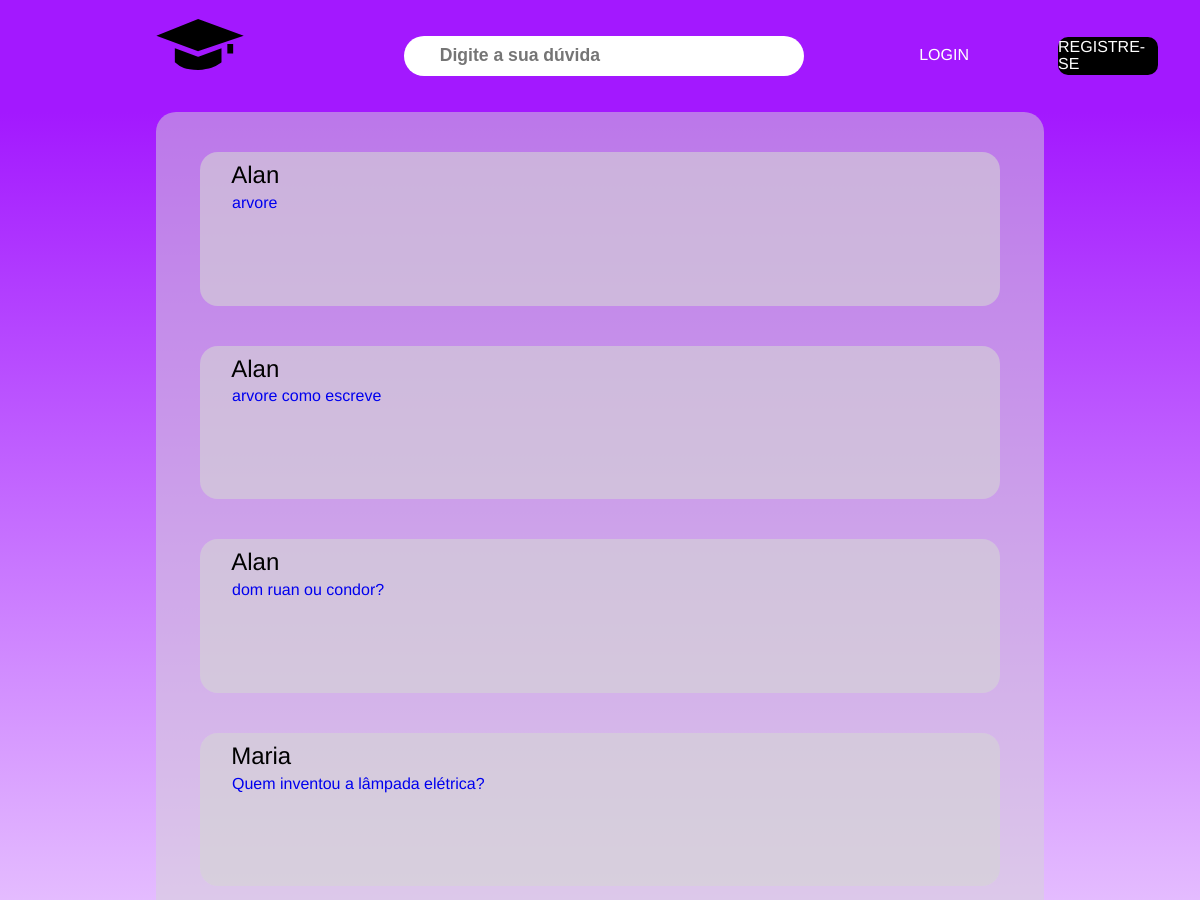
The app's page /pesquisa (upper part), older data.
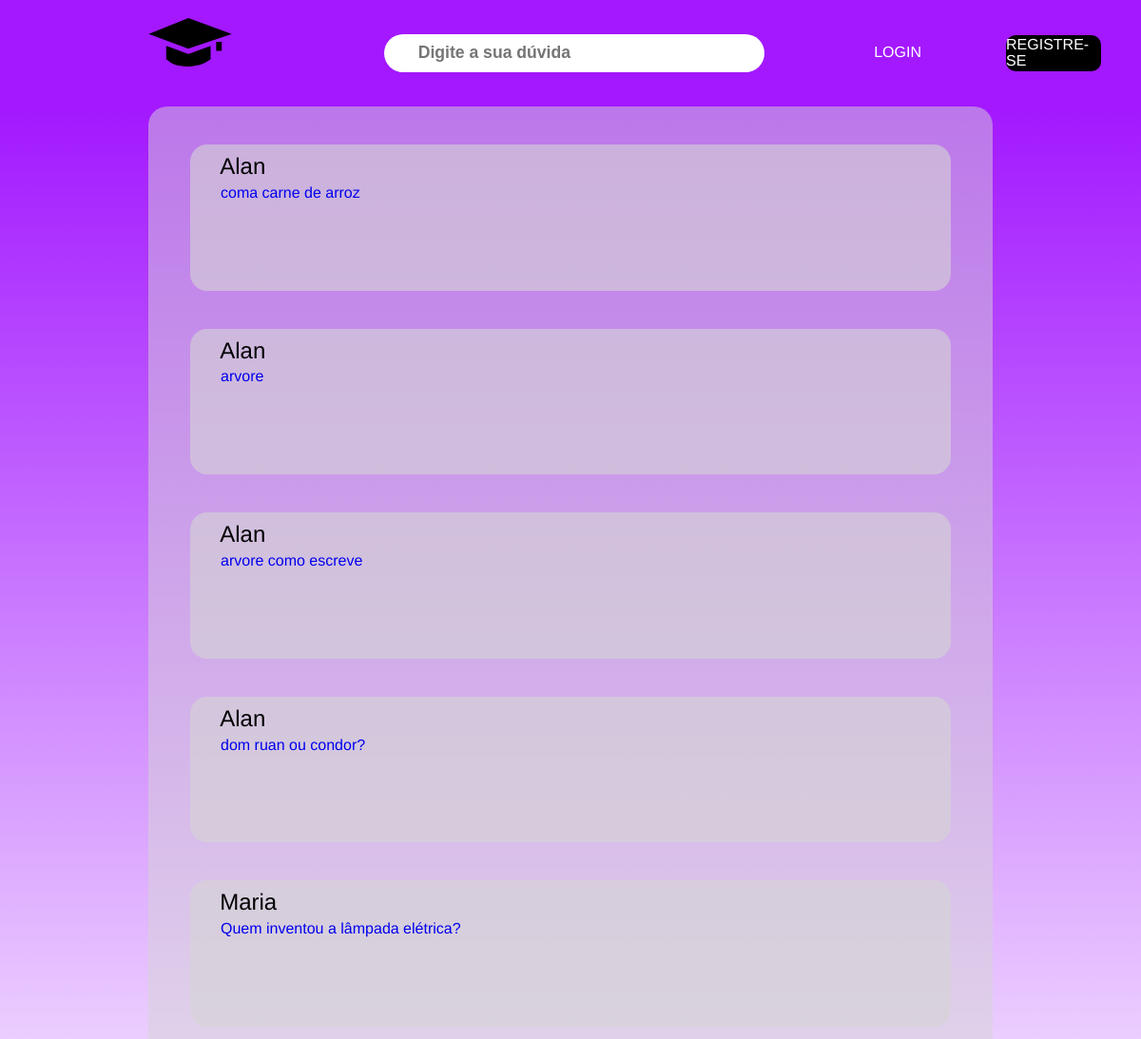
The same page, newer data.
### tables this page shows
CREATE TABLE pergunta (
                id INTEGER PRIMARY KEY AUTOINCREMENT,
                id_usuario INTEGER NOT NULL,
                pergunta TEXT NOT NULL,
                data_criacao TIMESTAMP DEFAULT CURRENT_TIMESTAMP,
                FOREIGN KEY (id_usuario) REFERENCES usuario(id)
            );

CREATE TABLE usuario (
                id INTEGER PRIMARY KEY AUTOINCREMENT,
                nome TEXT NOT NULL,
                email TEXT NOT NULL UNIQUE,
                senha TEXT NOT NULL,
                faculdade TEXT,
                curso TEXT,
                telefone TEXT,
                foto_perfil TEXT
            );

### controles_de_rota.py (the view)
@unajuda.route('/pesquisa')
def pesquisa():
    db = get_db()
    query = request.args.get('query', '').strip()
    if query:
        perguntas_respostas = obter_perguntas_com_respostas_e_nome_usuario(db, query)
    else:
        perguntas_respostas = obter_perguntas_com_respostas_e_nome_usuario(db)
    perguntas = []
    usuario_logado_id = session.get('usuario_id')
    for pergunta_id, dados in perguntas_respostas.items():
        usuario_id = dados.get('usuario_id')
        nome_usuario = "Você" if usuario_id == usuario_logado_id else dados['nome_usuario']
        perguntas.append({
            "id": pergunta_id,
            "pergunta": dados['pergunta'],
            "nome_usuario": nome_usuario
        })
    return render_template('pagina-pesquisa.html', perguntas=perguntas)

### controles_de_rota.py (called while the page is built, shortened)
def get_db():
    if 'db' not in g:
        g.db = sqlite3.connect('usuario.db', check_same_thread=False)
    return g.db

def make_session_permanent():
    session.permanent = True

### templates/pagina-pesquisa.html (shortened to what this page needs)
<!DOCTYPE html>
<html lang="pt-br">
<head>
    <link rel="stylesheet" href="../static/style/pagina_pesquisa/pagina-pesquisa.css">
    <link rel="stylesheet" href="../static/style/reset.css">
    <link rel="stylesheet" href="../static/style/style.css">
</head>
<body>
    <main class="pesquisa__main">
        <div class="center">
            <div class="pesquisa__header">
                <div class="pesquisa__logo">
                    <a href="/"><img src="../static/img/Logo_minimizada.svg" alt=""></a>
                </div>
                <div>
                    <form action="/pesquisa" method="get">
                        <input class="barra__pesquisa" type="search" id="buscarPerguntas" name="query" value="{{ request.args.get('query', '') }}" placeholder="Digite a sua dúvida">
                    </form>
                </div>
                <div class="nav-links">
                    {% if not session.get('logado') %}
                        <a href="/login" class="pesquisa__login">LOGIN</a>
                        <a href="/cadastro" class="pesquisa__registro">REGISTRE-SE</a>
                    {% else %}
                        <a class="perfil" href="../templates/pagina-perfil.html"></a>
                    {% endif %}
                </div>
            </div>
        </div>
    </main>
    <section class="pesquisa">
        <div class="center">
            <div class="container__pergunta">
                <div class="ha__perguntas">
                {% if perguntas %}
                    {% for pergunta in perguntas %}
                        <div class="caixa__pergunta">
                            <h2>{{ pergunta.nome_usuario }}</h2>
                            <p><a href="/resposta/{{ pergunta.id }}">{{ pergunta.pergunta }}</a></p>
                        </div>
                        {% endfor %}
                    </div>
                {% else %}
                    <div class="caixa__pergunta2">
                        <h2>Não há perguntas disponíveis.</h2>
                        <a href="/pergunta" class="registro-header-btn">Adicionar Pergunta</a>
                    </div>
                    {% endif %}
            </div>
        </div>
    </section>
</body>
</html>

Row changes from the older to the newer data that the page shows:
added pergunta: nome_usuario "Alan", pergunta "coma carne de arroz"
